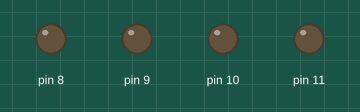
Simulated run of this sketch. Board: Arduino Uno, built with avr-gcc and run on an emulated ATmega328P. On the bench: output pins drawn as LEDs (lit = HIGH).

Above: at 0.5 s.
At 1.5 s:
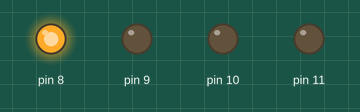
At 2.5 s:
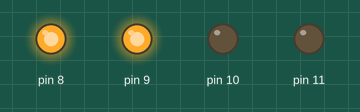
At 4.5 s:
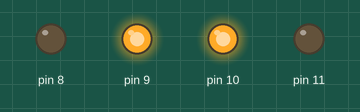
At 6.5 s:
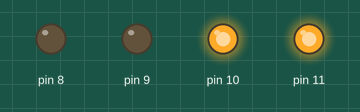
At 9.0 s:
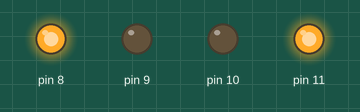
Timing chart, 0 to 11.7 s (numbered marks = the images above):
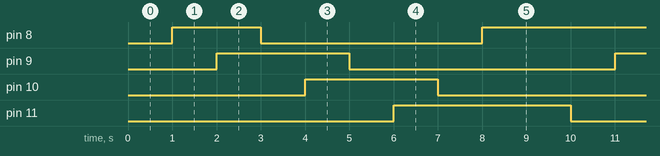

The sketch:

Stepper-Motor-Code.ino
```cpp
void setup() {
      pinMode(8, OUTPUT);
  pinMode(10, OUTPUT);
  pinMode(9, OUTPUT);
  pinMode(11, OUTPUT);

}

void loop() {
   delay(1000);
  // +45 Degree
 digitalWrite(8, HIGH);
    digitalWrite(10, LOW);
    digitalWrite(9, LOW);
    digitalWrite(11, LOW);
  delay(1000);

  // +90
digitalWrite(8, HIGH);
    digitalWrite(10, LOW);
    digitalWrite(9, HIGH);
    digitalWrite(11, LOW);

      delay(1000);

      //+135
      digitalWrite(8, LOW);
    digitalWrite(10, LOW);
    digitalWrite(9, HIGH);
    digitalWrite(11, LOW);
    delay(1000);

    //+180
    digitalWrite(8, LOW);
    digitalWrite(10, HIGH);
    digitalWrite(9, HIGH);
    digitalWrite(11, LOW);
    delay(1000);

    //+225
    digitalWrite(8, LOW);
    digitalWrite(10, HIGH);
    digitalWrite(9, LOW);
    digitalWrite(11, LOW);
    delay(1000);

    //+270
digitalWrite(8, LOW);
    digitalWrite(10, HIGH);
    digitalWrite(9, LOW);
    digitalWrite(11, HIGH);
     delay(1000);

     //+335
     digitalWrite(8, LOW);
    digitalWrite(10, LOW);
    digitalWrite(9, LOW);
    digitalWrite(11, HIGH);
    delay(1000);

    //+360 == 0
    digitalWrite(8, HIGH);
    digitalWrite(10, LOW);
    digitalWrite(9, LOW);
    digitalWrite(11, HIGH);
     delay(1000);

}
```

Measured:
- by itself, pin 8: repeats every 9.0 s: LOW 5.0 s, HIGH 4.0 s
- by itself, pin 9, pin 10: alternates HIGH for 3.0 s and LOW for 6.0 s
- by itself, pin 11: alternates HIGH for 4.0 s and LOW for 5.0 s
